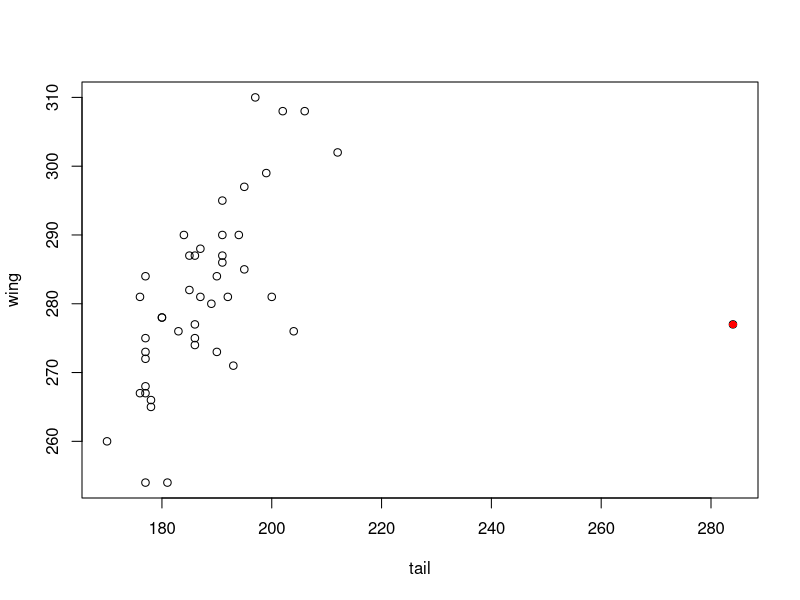
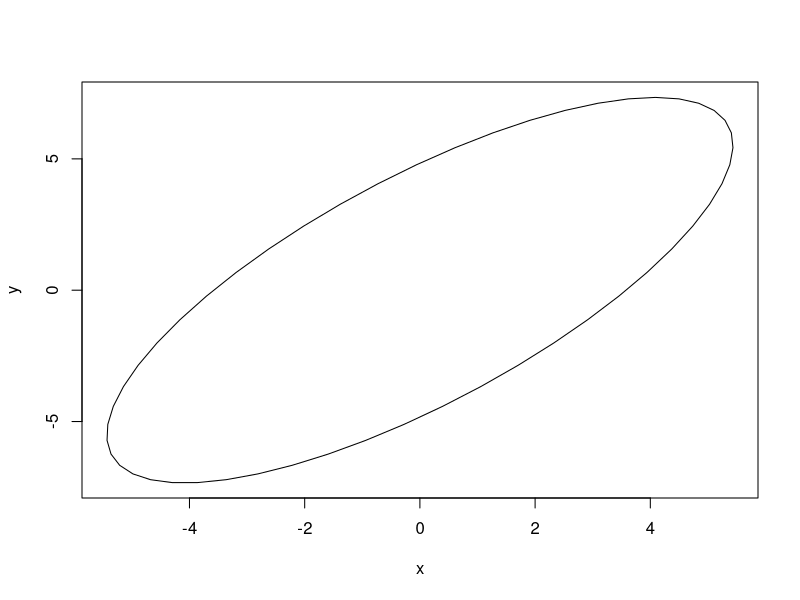

Recreate these plots in R, in order.
## ---- chunk 1
X <- read.table("T4-3.DAT")
X <- X[, -5] # only need first 4 variables
head(X)

meanX <- colMeans(X)
covX <- cov(X)
n <- nrow(X)
p <- ncol(X)
## ---- chunk 2
C <-  matrix(c(c(1,-1,0,0),
           c(1,0,-1,0),
           c(1,0,0,-1)), nrow = 3, byrow = T)
Cx <- C %*% meanX
newcov <- C %*% covX %*% t(C)
T_norm <- t(Cx)  %*% solve(newcov, Cx) # compute T^2 statistic divided by n
T_norm

fscale <- function(p, n, a) {
  p*(n-1)/(n-p)/n * qf(1-a, p, n-p)
}
alpha <- .05
threshold <- fscale(p-1, n, alpha)
threshold
## ---- chunk 3
c0 <- c(1, 1, -1, -1)
c0x <- c0 %*% meanX
radius <- sqrt(threshold * (c0 %*% covX %*% c0))
cat(sprintf("interval: %.2f ± %.2f", c0x, radius))
## ---- chunk 4
male <- read.table('T6-11.DAT', col.names = c("tail", "wing"))
female <- read.table('T5-12.DAT', col.names = c("tail", "wing"))
head(male)
head(female)

p <- 2

with(male, plot(tail, wing)) # scatter plot
outlier_idx <- which(male$tail == 284)
outlier <- male[outlier_idx, ]
with(outlier, points(tail, wing, col='red', pch=16)) # color the outlier red
## ---- chunk 5
male_correct <- male[-outlier_idx, ]
n1 <- nrow(male_correct)
n2 <- nrow(female)
mu1 <- colMeans(male_correct)
mu2 <- colMeans(female)
S1 <- cov(male_correct)
S2 <- cov(female)
Spool <- ((n1 - 1) * S1 + (n2 - 1) * S2) / (n1 + n2 - 2)
diff_mu <- mu1 - mu2
T2 <- diff_mu %*% solve(Spool * (1/n1 + 1/n2), diff_mu)
T2
threshold <- (n1+n2-1) * fscale(p, n1+n2-1, alpha)
threshold

comb <- solve(Spool, diff_mu) # most responsible linear combination
comb
## ---- chunk 6
eigensys <- eigen(Spool)
eigensys$vectors # axis of the ellipse
radius <- sqrt(threshold * (1/n1 + 1/n2))
axesLength <- sqrt(eigensys$values) * radius
axesLength # length of axes

library(car)
plot.new()
ellipse1 <- ellipse(c(0, 0), Spool, radius, draw = F)
plot(ellipse1, type = 'l')

# compute 95% simultaneous confidence intervals
# first component (tail)
cat(sprintf("tail: %.2f ± %.2f", diff_mu[1], radius * sqrt(Spool[1,1])))
cat(sprintf("wing: %.2f ± %.2f", diff_mu[2], radius * sqrt(Spool[2,2])))
